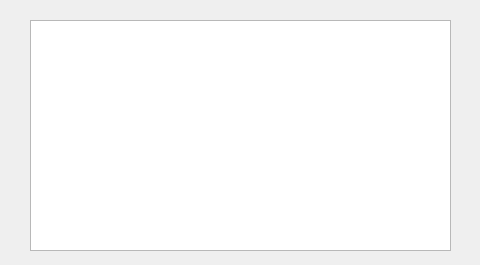
<?xml version="1.0" encoding="UTF-8"?>
<ui version="4.0">
 <class>realtimeData</class>
 <widget class="QDialog" name="realtimeData">
  <property name="geometry">
   <rect>
    <x>0</x>
    <y>0</y>
    <width>480</width>
    <height>265</height>
   </rect>
  </property>
  <property name="windowTitle">
   <string>Dialog</string>
  </property>
  <widget class="QListWidget" name="listWidget">
   <property name="geometry">
    <rect>
     <x>30</x>
     <y>20</y>
     <width>421</width>
     <height>231</height>
    </rect>
   </property>
  </widget>
 </widget>
 <resources/>
 <connections/>
</ui>
